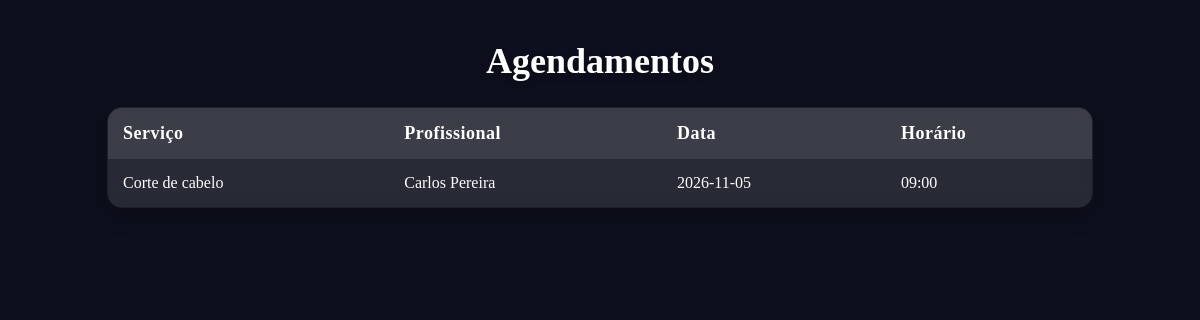
Page /agendamentos on the earlier database version.
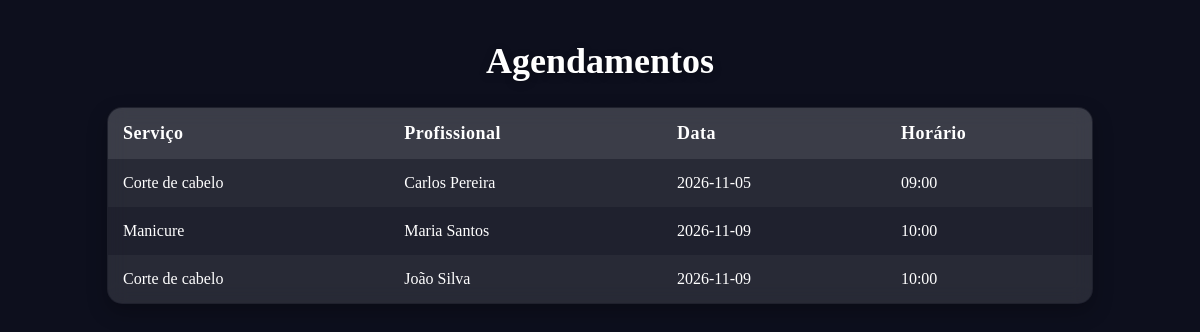
Same page on the later database version.
### tables this page shows
CREATE TABLE agendamentos (
    id INTEGER PRIMARY KEY AUTOINCREMENT,
    servico_id INTEGER NOT NULL,
    profissional_id INTEGER NOT NULL,
    data TEXT NOT NULL,
    horario TEXT NOT NULL,
    FOREIGN KEY (servico_id) REFERENCES servicos(id),
    FOREIGN KEY (profissional_id) REFERENCES profissionais(id)
);

CREATE TABLE servicos (
    id INTEGER PRIMARY KEY AUTOINCREMENT,
    nome TEXT NOT NULL,
    preco REAL NOT NULL,
    duracao TEXT NOT NULL
);

CREATE TABLE profissionais (
    id INTEGER PRIMARY KEY AUTOINCREMENT,
    nome TEXT NOT NULL,
    especialidade TEXT NOT NULL
);

### app.py (the view)
@app.get("/agendamentos")
def listar_agendamentos_html():
    conn = get_db()
    agendamentos = conn.execute("""
        SELECT a.id,
               s.nome AS servico_nome,
               p.nome AS profissional_nome,
               a.data,
               a.horario
        FROM agendamentos a
        JOIN servicos s ON s.id = a.servico_id
        JOIN profissionais p ON p.id = a.profissional_id
    """).fetchall()
    conn.close()
    return render_template("listar_agendamentos.html", agendamentos=agendamentos)

### app.py (called while the page is built)
def get_db():
    conn = sqlite3.connect("dados.db")
    conn.row_factory = sqlite3.Row
    return conn

### templates/listar_agendamentos.html (shortened to what this page needs)
<!DOCTYPE html>
<html lang="pt-br">
<head>
<link rel="stylesheet" href="/static/css/styles.css">
</head>
<body class="table-page">
    <h2 style="text-align:center;">Agendamentos</h2>
    <table>
        <tr>
            <th>Serviço</th>
            <th>Profissional</th>
            <th>Data</th>
            <th>Horário</th>
        </tr>
        {% for ag in agendamentos %}
        <tr>
            <td>{{ ag['servico_nome'] }}</td>
            <td>{{ ag['profissional_nome'] }}</td>
            <td>{{ ag['data'] }}</td>
            <td>{{ ag['horario'] }}</td>
        </tr>
        {% endfor %}
    </table>
</body>
</html>

### static/css/styles.css (style rules this page uses)
.table-page { background-color: #0d0f1d; color: white; margin: 0; padding: 20px; min-height: 100vh; }
table { width: 100%; border-collapse: collapse; margin-top: 20px; }
th, td { padding: 15px 25px; text-align: left; }
th { font-size: 18px; }
table { width: 90%; margin: 20px auto; border-collapse: collapse; }
th { background-color: #1f2a44; padding: 15px; }
td { padding: 15px; }
tr:nth-child(even) { background-color: rgba(255,255,255,0.05); }
h2 { text-align: center; font-size: 36px; margin: 20px 0 25px 0; color: white; text-shadow: 0 2px 8px rgba(0,0,0,0.3); }
table { width: 85%; margin: 20px auto; border-collapse: collapse; background: rgba(255, 255, 255, 0.08); backdrop-filter: blur(10px); border-radius: 15px; overflow: hidden; border: 1px solid rgba(255,255,255,0.15); box-shadow: 0 8px 20px rgba(0,0,0,0.25); }
th { background: rgba(255,255,255,0.12); padding: 15px; font-size: 18px; letter-spacing: 0.5px; }
tr:nth-child(even) { background: rgba(255, 255, 255, 0.04); }

Differences in the rows shown:
added agendamentos: servico_nome "Manicure", profissional_nome "Maria Santos", data "2026-11-09", horario "10:00"
added agendamentos: servico_nome "Corte de cabelo", profissional_nome "João Silva", data "2026-11-09", horario "10:00"
